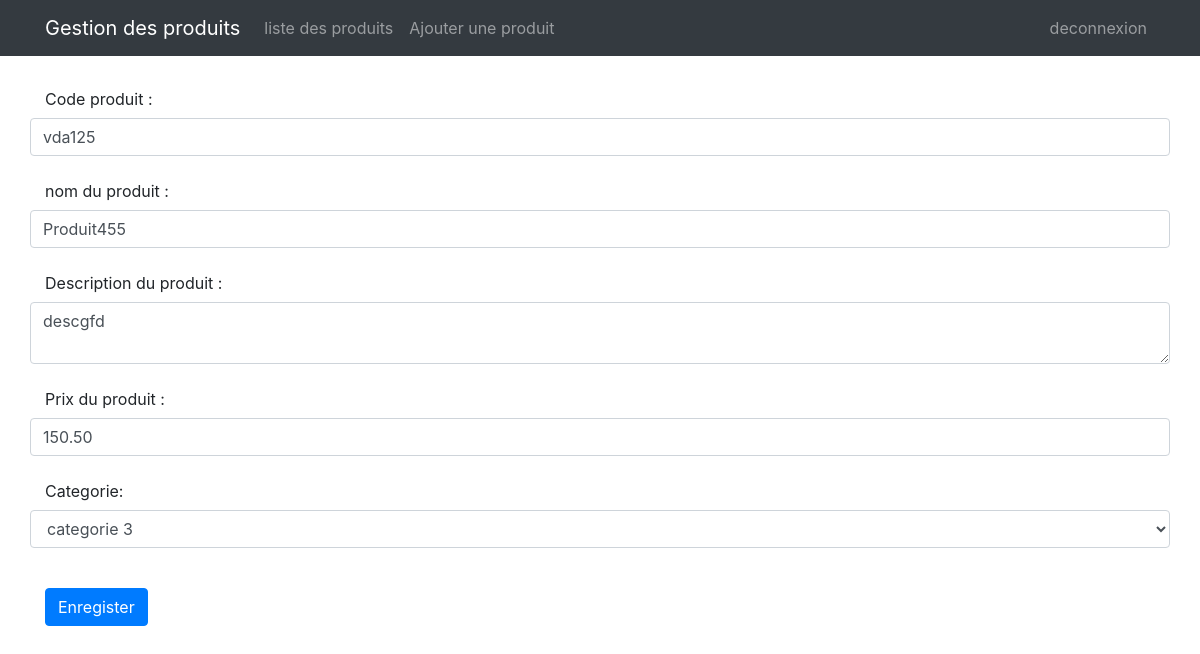
The page /productForm.php?id=6 (signed in) on the database its author committed.
### tables this page shows
CREATE TABLE IF NOT EXISTS `produit` (
  `id` int(11) NOT NULL AUTO_INCREMENT,
  `created_date` datetime NOT NULL DEFAULT CURRENT_TIMESTAMP,
  `product_code` varchar(6) NOT NULL,
  `name` varchar(25) NOT NULL,
  `description` text,
  `price` float(8,2) NOT NULL DEFAULT '0.00',
  `category` int(11) DEFAULT NULL,
  PRIMARY KEY (`id`),
  UNIQUE KEY `produit_product_code_uindex` (`product_code`),
  KEY `produit_category_id_fk` (`category`)
);

### productForm.php (the view, shortened to what this page needs)
<?php
if (isset($_SESSION['user']) && $_SESSION['log'] == 1) {
    include "header.php";
    $pdo = new PDO("mysql:host=localhost;dbname=php-commerce;charst=utf8", "root", "");
    $codeProd = "";
    $nomProd = "";
    $description = "";
    $priceProd = "";
    $categoryProd = "";
    $query = "SELECT * FROM category";
    $statement = $pdo->prepare($query);
    $statement->execute();
    $categories = $statement->fetchAll(PDO::FETCH_ASSOC);
    if (isset($_GET['id'])) {
        $idProd = $_GET['id'];
        $query = "SELECT * FROM produit WHERE id = :id LIMIT 1";
        $statement = $pdo->prepare($query);
        $statement->execute([
            ':id' => $idProd
        ]);
        $dataGet = $statement->fetch(PDO::FETCH_ASSOC);
        $codeProd = $dataGet['product_code'];
        $nomProd = $dataGet['name'];
        $description = $dataGet['description'];
        $priceProd = $dataGet['price'];
        $categoryProd = $dataGet['category'];
    }
    ?>
    <form method="POST">
        <fieldset>
            <div class="form-group row">
                <label for="codeProd" class="col-sm-10 col-form-label">Code produit :</label><br>
                <input class="form-control" type="text" id="codeProd" name="codeProd" value="<?php echo $codeProd ?>"
                       minlength="6"
                       maxlength="6">
            </div>
            <div class="form-group row">
                <label for="nomProd" class="col-sm-10 col-form-label">nom du produit :</label><br>
                <input class="form-control" type="text" id="nomProd" name="nomProd" value="<?php echo $nomProd ?>"
                       minlength="5">
            </div>
            <div class="form-group row">
                <label for="descProd" class="col-sm-10 col-form-label">Description du produit :</label><br>
                <textarea class="form-control" id="descProd" name="descProd"><?php echo $description ?></textarea>
            </div>
            <div class="form-group row">
                <label for="priceProd" class="col-sm-10 col-form-label">Prix du produit :</label><br>
                <input class="form-control" id="priceProd" type="number" step="0.01" name="priceProd"
                       value="<?php echo $priceProd ?>">
            </div>
            <div class="form-group row">
                <label for="category" class="col-sm-10 col-form-label">Categorie: </label><br>
                <select class="form-control" name="category" id="category">
                    <?php
                    foreach ($categories as $category) {
                        if ($category['id'] == $categoryProd) {
                            echo "<option selected value='{$category['id']}'> {$category['nom']}</option>";
                        } else {
                            echo "<option value='{$category['id']}'> {$category['nom']}</option>";
                        }
                    }
                    ?>
                </select>
            </div>
            <br>
            <button type="submit" class="btn btn-primary">Enregister</button>
        </fieldset>
    </form>
    <?php
    include "footer.php";
} else {
    header('Location: login.php?login=error');
}

### rows shown on the page
produit: codeProd "vda125", nomProd "Produit455", descProd "descgfd", priceProd "150.50"

### other values the page prints
form field category "categorie 3"
